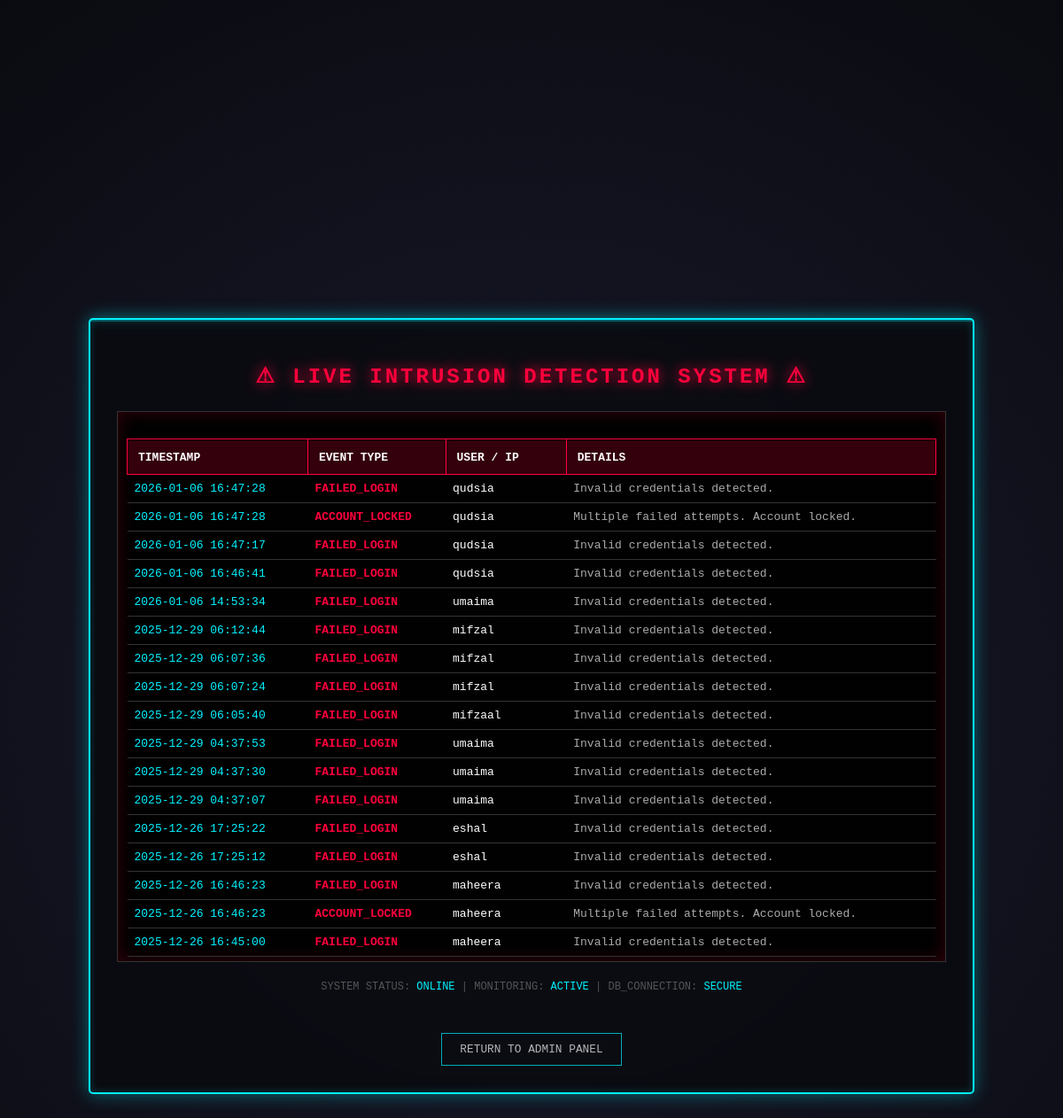
Screenshot of /logs (signed in) with the database file from the repository.
### tables this page shows
CREATE TABLE security_logs (
        id INTEGER PRIMARY KEY AUTOINCREMENT,
        event_type TEXT,
        username TEXT,
        timestamp DATETIME DEFAULT CURRENT_TIMESTAMP,
        details TEXT
    , lat REAL, lon REAL, country TEXT);

### app.py (the view)
@app.route('/logs')
def logs():
    if 'user' in session and session.get('role') == 'admin':
        conn = sqlite3.connect("database.db")
        cur = conn.cursor()
        cur.execute("SELECT * FROM security_logs ORDER BY timestamp DESC")
        logs = cur.fetchall()
        conn.close()
        return render_template('security_logs.html', logs=logs)
    return redirect(url_for('login'))

### templates/security_logs.html (shortened to what this page needs)
<!DOCTYPE html>
<html>
<head>
    <link rel="stylesheet" href="{{ url_for('static', filename='style.css') }}">
</head>
<body>
    <div class="container" style="width: 90%; max-width: 1000px;">
        <h2 style="color: #ff003c; text-shadow: 0 0 15px #ff003c;" class="blink">⚠ LIVE INTRUSION DETECTION SYSTEM ⚠
        </h2>
        <div class="log-container">
            <table style="font-family: 'Courier New'; font-size: 13px; width: 100%; border-collapse: collapse;">
                <tr style="background: rgba(255, 0, 60, 0.2); position: sticky; top: 0;">
                    <th style="padding: 12px; border: 1px solid #ff003c; color: white;">TIMESTAMP</th>
                    <th style="padding: 12px; border: 1px solid #ff003c; color: white;">EVENT TYPE</th>
                    <th style="padding: 12px; border: 1px solid #ff003c; color: white;">USER / IP</th>
                    <th style="padding: 12px; border: 1px solid #ff003c; color: white;">DETAILS</th>
                </tr>
                {% for log in logs %}
                <tr>
                    <td style="padding: 8px; border-bottom: 1px solid #333; color: #00f2ff;">{{log[3]}}</td>
                    <td style="padding: 8px; border-bottom: 1px solid #333; color: #ff003c; font-weight: bold;">
                        {{log[1]}}</td>
                    <td style="padding: 8px; border-bottom: 1px solid #333; color: white;">{{log[2]}}</td>
                    <td style="padding: 8px; border-bottom: 1px solid #333; color: #aaaaaa;">{{log[4]}}</td>
                </tr>
                {% endfor %}
            </table>
        </div>
        <div style="margin-top: 20px; text-align: center; font-size: 12px; color: #555;">
            SYSTEM STATUS: <span style="color: #00f2ff;">ONLINE</span> | MONITORING: <span
                style="color: #00f2ff;">ACTIVE</span> | DB_CONNECTION: <span style="color: #00f2ff;">SECURE</span>
        </div>
        <div style="margin-top: 30px; text-align: center;">
            <a href="/admin"
                style="color: white; text-decoration: none; border: 1px solid var(--neon-cyan); padding: 10px 20px; display: inline-block;">RETURN
                TO ADMIN PANEL</a>
        </div>
    </div>
</body>
</html>

### static/style.css (style rules this page uses)
:root { --neon-cyan: #00f2ff; --neon-red: #ff003c; --bg-dark: #0a0b10; }
body { background-color: var(--bg-dark); background-image: radial-gradient(circle at 50% 50%, #1a1a2e 0%, #0a0b10 100%), linear-gradient(rgba(0, 242, 255, 0.05) 1px, transparent 1px), linear-gradient(90deg, rgba(0, 242, 255, 0.05) 1px, transparent 1px); background-size: 100% 100%, 30px 30px, 30px 30px; font-family: 'Courier New', Courier, monospace; display: flex; min-height: 100vh; padding: 20px 0; margin: 0; color: var(--neon-cyan); overflow-y: auto; box-sizing: border-box; }
.container { background: rgba(10, 11, 16, 0.85); padding: 30px; border: 2px solid var(--neon-cyan); border-radius: 5px; box-shadow: 0 0 20px rgba(0, 242, 255, 0.4), inset 0 0 10px rgba(0, 242, 255, 0.2); width: 90%; max-width: 900px; margin: auto; position: relative; backdrop-filter: blur(10px); animation: fadeIn 1.5s ease-out; box-sizing: border-box; }
.container::before { content: ""; position: absolute; top: 0; left: 0; width: 100%; height: 2px; background: var(--neon-cyan); box-shadow: 0 0 15px var(--neon-cyan); animation: scan 4s linear infinite; opacity: 0.3; }
h2 { text-align: center; text-transform: uppercase; letter-spacing: 3px; font-size: 1.5rem; text-shadow: 0 0 10px var(--neon-cyan); margin-bottom: 25px; }
table { width: 100%; border-collapse: collapse; margin-top: 20px; font-size: 0.8em; min-width: 800px; }
th, td { padding: 10px; border-bottom: 1px solid rgba(0, 242, 255, 0.2); text-align: left; }
th { color: var(--neon-cyan); text-transform: uppercase; }
a { color: var(--neon-cyan); text-decoration: none; font-size: 0.8em; display: block; text-align: center; margin-top: 15px; opacity: 0.7; }

### templates/security_logs.html (style rules this page uses)
.blink { animation: blinker 1s linear infinite; }
.log-container { height: 600px; overflow-y: auto; border: 1px solid #333; background: rgba(0, 0, 0, 0.9); box-shadow: inset 0 0 20px rgba(255, 0, 60, 0.2); padding: 10px; }

### rows the page displays
security_logs: timestamp "2026-01-06 16:47:28", event_type "FAILED_LOGIN", username "qudsia", details "Invalid credentials detected."
security_logs: timestamp "2026-01-06 16:47:28", event_type "ACCOUNT_LOCKED", username "qudsia", details "Multiple failed attempts. Account locked."
security_logs: timestamp "2026-01-06 16:47:17", event_type "FAILED_LOGIN", username "qudsia", details "Invalid credentials detected."
security_logs: timestamp "2026-01-06 16:46:41", event_type "FAILED_LOGIN", username "qudsia", details "Invalid credentials detected."
security_logs: timestamp "2026-01-06 14:53:34", event_type "FAILED_LOGIN", username "umaima", details "Invalid credentials detected."
security_logs: timestamp "2025-12-29 06:12:44", event_type "FAILED_LOGIN", username "mifzal", details "Invalid credentials detected."
security_logs: timestamp "2025-12-29 06:07:36", event_type "FAILED_LOGIN", username "mifzal", details "Invalid credentials detected."
security_logs: timestamp "2025-12-29 06:07:24", event_type "FAILED_LOGIN", username "mifzal", details "Invalid credentials detected."
security_logs: timestamp "2025-12-29 06:05:40", event_type "FAILED_LOGIN", username "mifzaal", details "Invalid credentials detected."
security_logs: timestamp "2025-12-29 04:37:53", event_type "FAILED_LOGIN", username "umaima", details "Invalid credentials detected."
security_logs: timestamp "2025-12-29 04:37:30", event_type "FAILED_LOGIN", username "umaima", details "Invalid credentials detected."
security_logs: timestamp "2025-12-29 04:37:07", event_type "FAILED_LOGIN", username "umaima", details "Invalid credentials detected."
security_logs: timestamp "2025-12-26 17:25:22", event_type "FAILED_LOGIN", username "eshal", details "Invalid credentials detected."
security_logs: timestamp "2025-12-26 17:25:12", event_type "FAILED_LOGIN", username "eshal", details "Invalid credentials detected."
security_logs: timestamp "2025-12-26 16:46:23", event_type "FAILED_LOGIN", username "maheera", details "Invalid credentials detected."
security_logs: timestamp "2025-12-26 16:46:23", event_type "ACCOUNT_LOCKED", username "maheera", details "Multiple failed attempts. Account locked."
security_logs: timestamp "2025-12-26 16:45:00", event_type "FAILED_LOGIN", username "maheera", details "Invalid credentials detected."
